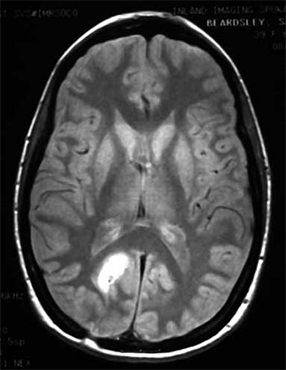
#> input picture Datasets/tumor5.png, 286 x 370 px, found by its file name
$ python tumor_detect2.py Datasets/tumor5.png
#> lines starting #> are read from the running program, lines starting #| are printed output that depends on the picture; after the words box and inside, x2 and y2 are one past the last pixel; in counts of white or black regions, pixels touching at a corner belong together
import cv2
import numpy as np
import matplotlib.pyplot as plt
import imutils
from imutils import perspective
import sys

cv2.namedWindow('image', cv2.WINDOW_NORMAL)

def nothing(x):
    pass


def tumor_part(c):
    area = cv2.contourArea(c)
    hull = cv2.convexHull(c)
    hull_area = cv2.contourArea(hull)
    if hull_area!=0:
        solidity = float(area)/hull_area
    else:
        solidity=0
    # print(solidity,area)
    if solidity>0.5 and area>2000:
        # print(area)
        return True
    else:
        return False

def blur_image(img):
    # blur = cv2.GaussianBlur(img,(5,5),0)
    # blur=cv2.bilateralFilter(img,9,75,75)
    kernel = np.ones((5,5),np.float32)/25
    blur = cv2.filter2D(img,-1,kernel)
    return blur


def enhance(img):
    clahe = cv2.createCLAHE(clipLimit=1.0, tileGridSize=(8,8))
    gray = cv2.equalizeHist(img)
    # gray = clahe.apply(blur)
    return gray

def threshold(img,b):
    ret,thresh = cv2.threshold(img,b,255,cv2.THRESH_BINARY)
    # [6 lines of commented-out code are left out]

    return thresh

def contours(img,org,b):
    # emg2=enhance(img2)
    img2 = threshold(img,b)
    cnts = cv2.findContours(img2.copy(), cv2.RETR_EXTERNAL,cv2.CHAIN_APPROX_SIMPLE)
    cnts = imutils.grab_contours(cnts)
    # print(len(cnts))
    img2 = RGB(img2)
    org = RGB(org)
    for (i,c) in enumerate(cnts):
        if tumor_part(c):
            # print("so",area,solidity)
            cv2.drawContours(org, [c], -1, (1,255,11), 2)
            cv2.drawContours(img2, [c], -1, (1,255,11), 2)

    return (org,img2)

def RGB(img):
    return cv2.cvtColor(img,cv2.COLOR_GRAY2BGR)

def k_means(img):
    Z = img.reshape((-1,1))
    Z = np.float32(Z)

    criteria = (cv2.TERM_CRITERIA_EPS + cv2.TERM_CRITERIA_MAX_ITER, 10, 1.0)
    K = 8
    ret,label,center=cv2.kmeans(Z,K,None,criteria,10,cv2.KMEANS_RANDOM_CENTERS)

    center = np.uint8(center)
    res = center[label.flatten()]
    res2 = res.reshape((img.shape))
    return res2

def edge_ex(img):
    return cv2.Canny(img,100,200)

def show_images(gray,blur,seg,cont_org,cont_mask):
    res1 =  np.hstack((blur,seg))
    res2 =  np.hstack((cont_org,cont_mask))
    res = np.vstack((res1,res2))
    cv2.imwrite("Results/result_kmean.jpg",res)
    cv2.imshow("image",res)

def process(img3,b):
    gray = cv2.cvtColor(img3, cv2.COLOR_BGR2GRAY)
    blur = blur_image(gray)
    seg = k_means(blur)
    cont_org, cont_mask = contours(seg,gray,b)
    seg = RGB(seg)
    blur = RGB(blur)
    gray = RGB(gray)
    show_images(gray,blur,seg,cont_org,cont_mask)


img1 = cv2.imread(f"Datasets/brain_tumor_dataset/yes/{sys.argv[1]}")
#> img1 is the input picture: shape (370, 286, 3); min 0, max 255, mean 66.2
org = img1.copy()
process(img1,120)
#> in blur_image, `blur = cv2.filter2D(img,-1,kernel)`:
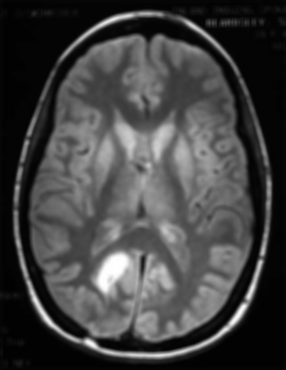
#> blur: shape (370, 286); min 1, max 255, mean 66.1
#> in k_means, `ret,label,center=cv2.kmeans(Z,K,None,criteria,10,cv2.KMEANS_RANDOM_CEN..`: ret = 4912728.4; center = [64.45, 86.53, 234.2, 4.9, 173.9, 136.6, 29.03, 109.8]
#> in k_means, `center = np.uint8(center)`: center = [64, 86, 234, 4, 173, 136, 29, 109]
#> in threshold, `ret,thresh = cv2.threshold(img,b,255,cv2.THRESH_BINARY)`:
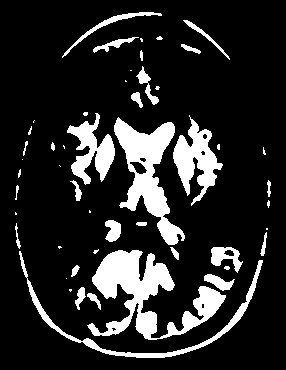
#> thresh: shape (370, 286); 15.8% white; 50 white regions (23 under 20 px)
#> in threshold, `ret,thresh = cv2.threshold(img,b,255,cv2.THRESH_BINARY)`: ret = 120
#> in contours, `cnts = cv2.findContours(img2.copy(), cv2.RETR_EXTERNAL,cv2.CHAIN_APPRO..`: cnts = 50 contours, 27 with area under 20; largest, box (x1, y1, x2, y2) and area: (87, 250, 226, 340) 4504, (114, 117, 185, 245) 3463, (173, 115, 223, 206) 1816, (67, 113, 115, 185) 1404, (19, 251, 263, 358) 1292
#> in RGB, `return cv2.cvtColor(img,cv2.COLOR_GRAY2BGR)`: returned value: shape (370, 286, 3); 15.8% white; 50 white regions (23 under 20 px), largest, box (x1, y1, x2, y2) and area: (87, 250, 226, 340) 4862, (114, 117, 185, 245) 3534, (173, 115, 223, 206) 1954
#> the loop in contours, `for (i,c) in enumerate(cnts):` made 50 passes
#> (area in tumor_part, hull_area in tumor_part, solidity in tumor_part) on passes 1, 3, 5, 7, 8, 9, 11, 12, 14, 16, 17, 18: (68.5, 91.5, 0.749), (102, 140, 0.729), (225.5, 301.5, 0.748), (43.5, 48, 0.906), (1291.5, 19595, 0.0659), (4504.5, 8918.5, 0.505), (405, 590.5, 0.686), (42.5, 45, 0.944), (48, 67.5, 0.711), (29, 62, 0.468), (27.5, 28, 0.982), (229, 274.5, 0.834)
#> after the loop in contours, `for (i,c) in enumerate(cnts):`:
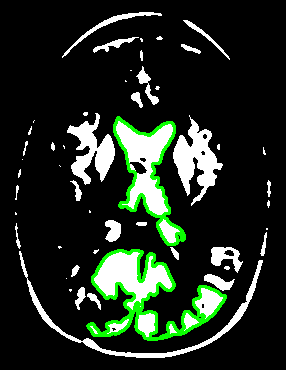
#> img2: shape (370, 286, 3); mean B, G, R 33.8, 44.1, 34.2
#> after the loop in contours, `for (i,c) in enumerate(cnts):`:
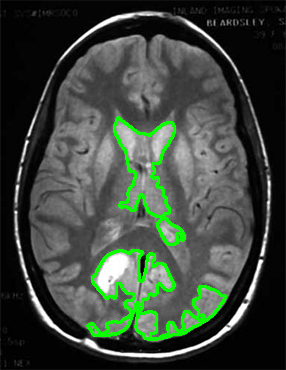
#> org: shape (370, 286, 3); 4.07% of pixels changed, all inside (x1, y1, x2, y2) = (86, 116, 227, 341)


cv2.createTrackbar('Intensity','image',130,240,nothing)

while True:
    b =  cv2.getTrackbarPos('Intensity','image')
#> b = 130
    process(img1,b)
#> call 2 of threshold, with b = 130
#> in threshold (call 2), `ret,thresh = cv2.threshold(img,b,255,cv2.THRESH_BINARY)`:
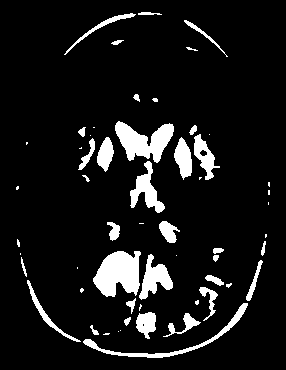
#> thresh: shape (370, 286); 9.2% white; 57 white regions (24 under 20 px)
#> in contours (call 2), `cnts = cv2.findContours(img2.copy(), cv2.RETR_EXTERNAL,cv2.CHAIN_APPRO..`: cnts = 57 contours, 26 with area under 20; largest, box (x1, y1, x2, y2) and area: (93, 251, 141, 297) 1480, (115, 121, 174, 163) 1250, (139, 254, 173, 300) 660, (130, 161, 165, 213) 642, (83, 303, 248, 358) 636
#> in RGB (call 6), `return cv2.cvtColor(img,cv2.COLOR_GRAY2BGR)`: returned value: shape (370, 286, 3); 9.2% white; 57 white regions (24 under 20 px), largest, box (x1, y1, x2, y2) and area: (93, 251, 141, 297) 1566, (115, 121, 174, 163) 1347, (83, 303, 248, 358) 809
#> the loop in contours (call 2), `for (i,c) in enumerate(cnts):` made 57 passes
#> (area in tumor_part, hull_area in tumor_part, solidity in tumor_part) on passes 4, 5, 6, 7, 9, 11, 13, 15, 16, 18, 19, 20: (25.5, 37, 0.689), (26.5, 29, 0.914), (193.5, 445, 0.435), (339.5, 395, 0.859), (635.5, 4306.5, 0.148), (47.5, 73.5, 0.646), (158.5, 419.5, 0.378), (264.5, 752.5, 0.351), (85, 101, 0.842), (135.5, 191, 0.709), (23, 33.5, 0.687), (22, 22.5, 0.978)
#> in show_images (call 2), `res2 =  np.hstack((cont_org,cont_mask))`:
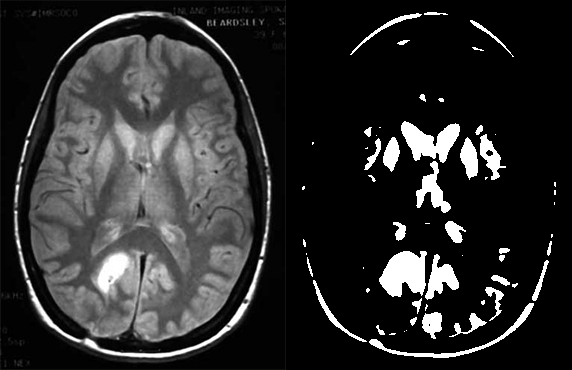
#> res2: shape (370, 572, 3); min 0, max 255, mean 44.9
#> in show_images (call 2), `res = np.vstack((res1,res2))`:
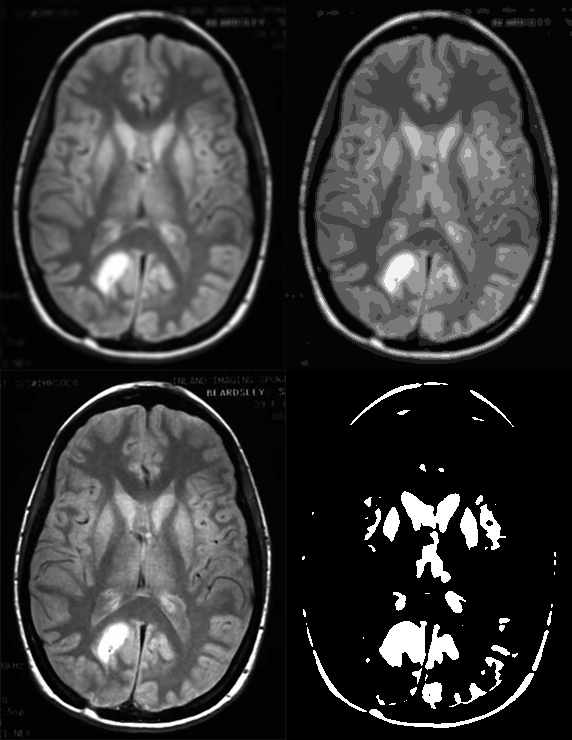
#> res: shape (740, 572, 3); min 0, max 255, mean 55.4
    img1 = cv2.imread(f"Datasets/brain_tumor_dataset/yes/{sys.argv[1]}")
    k = cv2.waitKey(1) & 0xFF
#> (key q is pressed here)
    if k == ord('q'):
        break

# [24 lines of commented-out code are left out]
cv2.destroyAllWindows()
